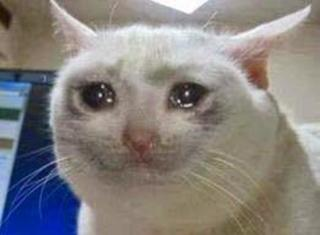
#> input picture zad5/sadcat.jpg, 320 x 235 px
$ python zad3.py
#> lines starting #> are read from the running program, lines starting #| are printed output that depends on the picture
import cv2

image=cv2.imread("sadcat.jpg")
#> image is the input picture: shape (235, 320, 3); mean B, G, R 127.6, 129.9, 134.1
cv2.imshow("Original",image)

(h, w) = image.shape[:2]
#> h = 235; w = 320

M = cv2.getRotationMatrix2D((0, 0), 30, 1.0)
rotated = cv2.warpAffine(image, M, (w, h))
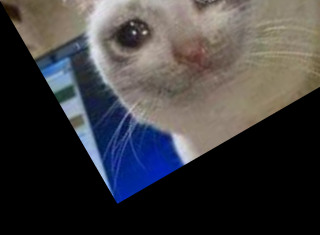
#> rotated: shape (235, 320, 3); mean B, G, R 62.6, 61, 62.6

cv2.imshow("Rotated by 30 Degrees", rotated)
cv2.waitKey()
